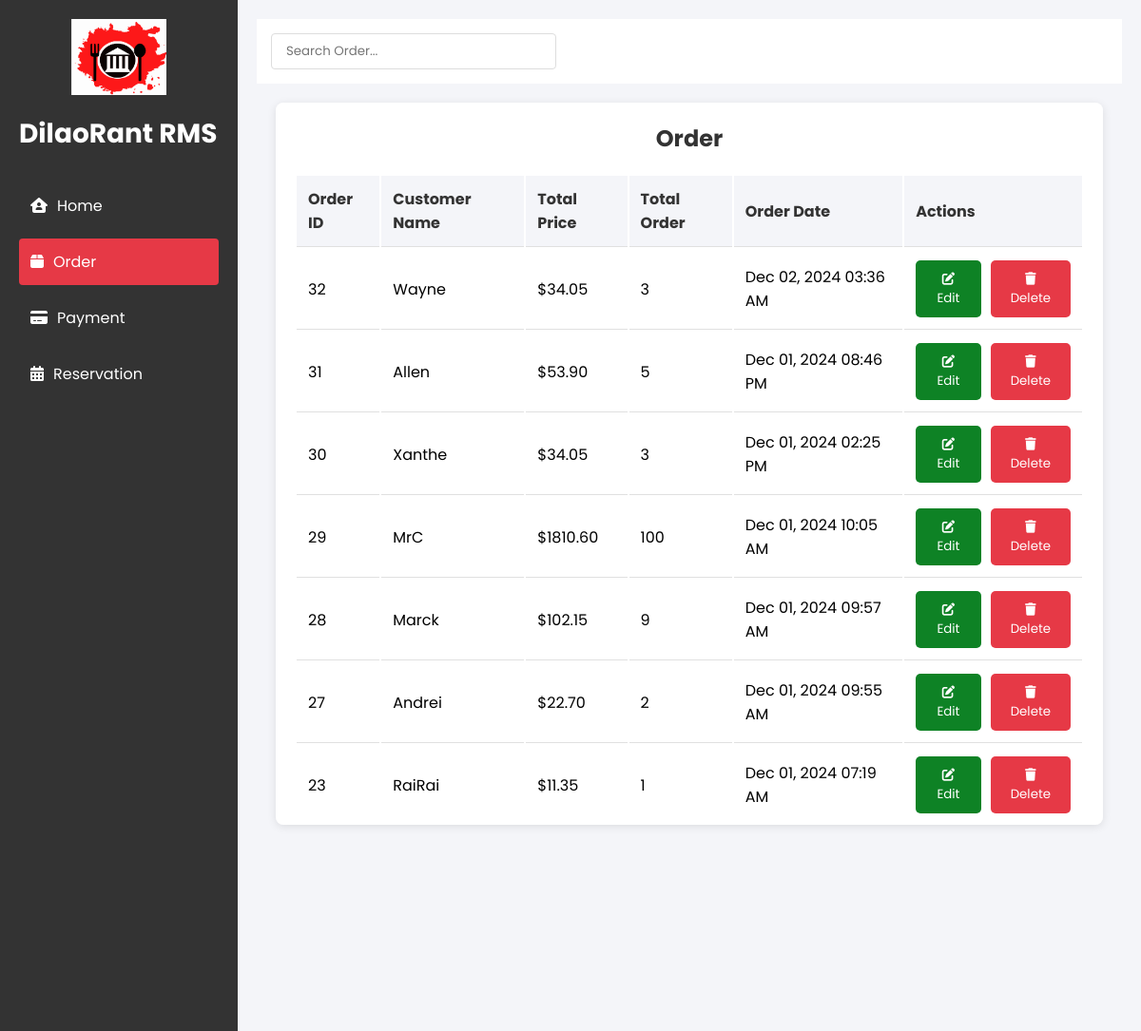
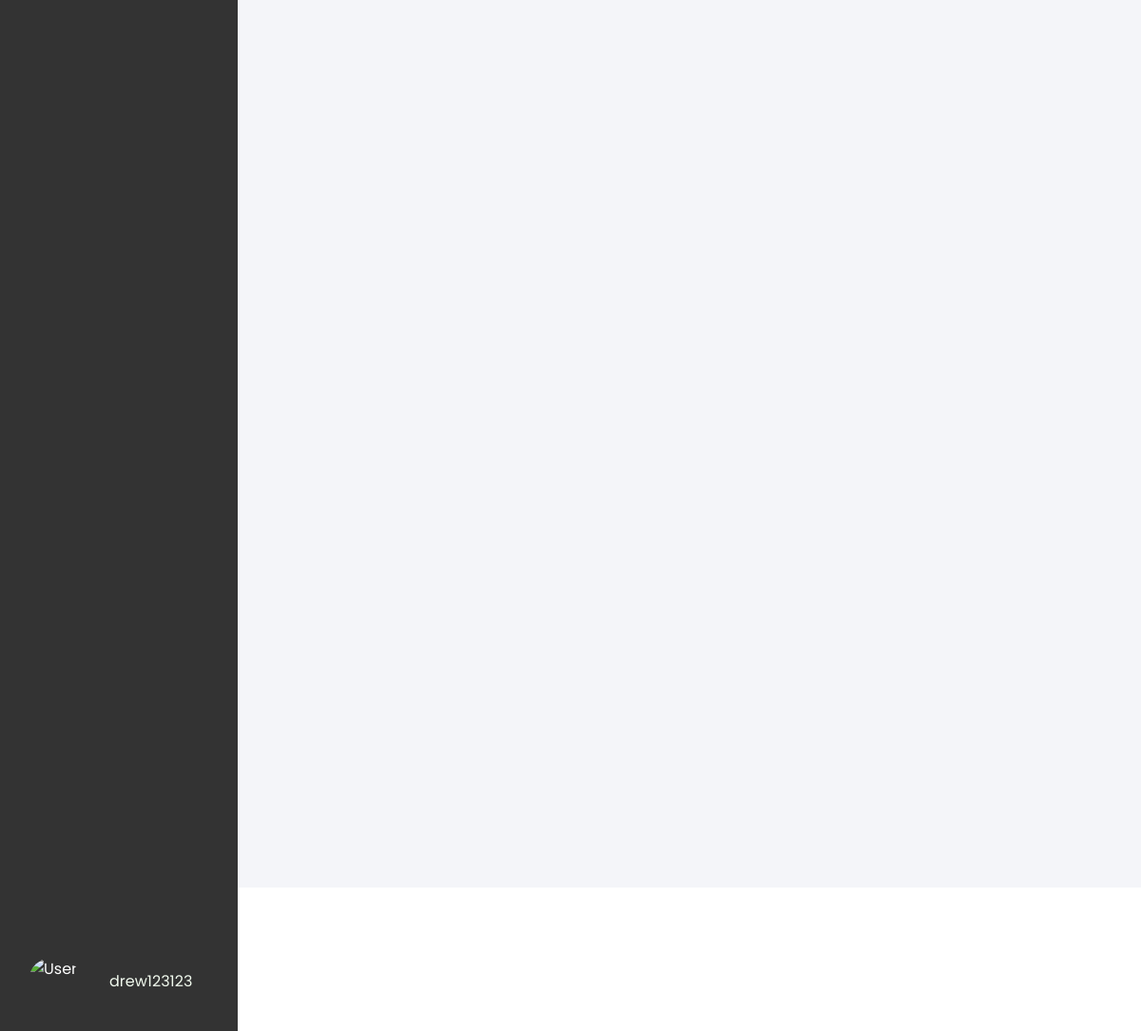
/cash/Order (signed in), run on the app's committed database (2 pictures, top to bottom).
### cashier_home/models.py (models this page shows, shortened)
class Order(models.Model):
    order_id = models.AutoField(primary_key=True)
    customer_name = models.CharField(max_length=100)
    total_amount = models.DecimalField(max_digits=10, decimal_places=2)
    total_items = models.IntegerField(default=0)  # Optional: track total number of items
    order_date = models.DateTimeField(default=timezone.now)  # Using timezone.now instead of auto_now_add
    created_at = models.DateTimeField(default=datetime.now)
    class Meta:
        ordering = ['-order_date']  # Optional: default orderingpy

### accountsCashier/Order/views.py (the view)
# urls.py: path('',views.order_view,name="order_view"),
@login_required(login_url='login')
def order_view(request):
    orders = Order.objects.all().order_by('-order_date')
    return render(request, 'Order/Order.html', {'orders': orders})

### accountsCashier/Order/templates/Order/Order.html (shortened to what this page needs)
{% load static %}
<!DOCTYPE html>
<html lang="en">
<head>
    <link rel="stylesheet" href="https://cdnjs.cloudflare.com/ajax/libs/font-awesome/6.0.0/css/all.min.css">
</head>
<body>
    <div class="sidebar">
        <div class="logo">
            <a href="{% url 'cashier_home_view' %}">
                <img src="{% static 'accounts/bg3.png' %}" alt="DilaoRant Logo">
            </a>
            <div class="logo-text">
                DilaoRant RMS
            </div>
        </div>
        <div style="margin-top: 30px;">
            <a href="{% url 'cashier_home_view' %}" class="menu-item">
                <i class="fas fa-house-user"></i>
                Home
            </a>
            <div class="selected">
                <a href="{% url 'order_view' %}" class="menu-item">
                    <i class="fas fa-box"></i>
                    Order
                </a>
            </div>
            <a href="{% url 'payment_view' %}" class="menu-item">
                <i class="fas fa-credit-card"></i>
                Payment
            </a>
            <a href="{% url 'reservation_view' %}" class="menu-item">
                <i class="fas fa-calendar-alt"></i>
                Reservation
            </a>
            <div class="account-section">
                <div class="account-info">
                    <img src="{% static 'User/user.jpg' %}" alt="User">
                    <span>{{ user.username }}</span>
                </div>
            </div>
        </div>
    </div>
    <div class="main-content">
        <div class="top-bar">
            <input type="text" class="search-bar" id="searchInput" placeholder="Search Order..."
                onkeyup="performSearch()">
        </div>
        <div class="main-content">
            <div class="schedule-container">
                <div class="schedule-header">
                    <h2 class="schedule-title">Order</h2>
                </div>
                <table class="schedule-table">
                    <thead>
                        <tr>
                            <th>Order ID</th>
                            <th>Customer Name</th>
                            <th>Total Price</th>
                            <th>Total Order</th>
                            <th>Order Date</th>
                            <th>Actions</th>
                        </tr>
                    </thead>
                    <tbody>
                        {% for order in orders %}
                        <tr>
                            <td>{{ order.order_id }}</td>
                            <td>{{ order.customer_name }}</td>
                            <td>${{ order.total_amount }}</td>
                            <td>{{ order.total_items }}</td>
                            <td>{{ order.order_date|date:"M d, Y h:i A" }}</td>
                            <td>
                                <div class="action-buttons">
                                    <button class="btn btn-edit btn-tooltip"
                                        onclick="showEditPopup('{{ order.order_id }}', '{{ order.customer_name }}', '{{ order.total_amount }}', '{{ order.total_items }}')"
                                        data-tooltip="Edit Order">
                                        <i class="fas fa-edit"></i> Edit
                                    </button>
                                    <button class="btn btn-delete btn-tooltip"
                                        onclick="delete_order('{{ order.order_id }}')" data-tooltip="Delete Order">
                                        <i class="fas fa-trash"></i> Delete
                                    </button>
                                </div>
                            </td>
                        </tr>
                        {% empty %}
                        <tr>
                            <td colspan="6" style="text-align: center;">No orders found.</td>
                        </tr>
                        {% endfor %}
                    </tbody>
                </table>
            </div>
        </div>
    </div>
</body>
</html>

### data on the page
Order: order_id "32", customer_name "Wayne", total_amount "34.05", total_items "3", order_date "Dec 02, 2024 03:36 AM"
Order: order_id "31", customer_name "Allen", total_amount "53.90", total_items "5", order_date "Dec 01, 2024 08:46 PM"
Order: order_id "30", customer_name "Xanthe", total_amount "34.05", total_items "3", order_date "Dec 01, 2024 02:25 PM"
Order: order_id "29", customer_name "MrC", total_amount "1810.60", total_items "100", order_date "Dec 01, 2024 10:05 AM"
Order: order_id "28", customer_name "Marck", total_amount "102.15", total_items "9", order_date "Dec 01, 2024 09:57 AM"
Order: order_id "27", customer_name "Andrei", total_amount "22.70", total_items "2", order_date "Dec 01, 2024 09:55 AM"
Order: order_id "23", customer_name "RaiRai", total_amount "11.35", total_items "1", order_date "Dec 01, 2024 07:19 AM"

### other printed values
{{ user.username }} "drew123123"
